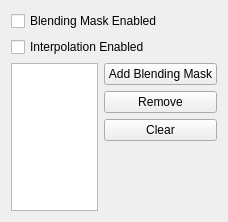
<?xml version="1.0" encoding="UTF-8"?>
<ui version="4.0">
 <class>BlendingMaskWidget</class>
 <widget class="QWidget" name="BlendingMaskWidget">
  <property name="geometry">
   <rect>
    <x>0</x>
    <y>0</y>
    <width>228</width>
    <height>222</height>
   </rect>
  </property>
  <property name="windowTitle">
   <string>Blending mask</string>
  </property>
  <layout class="QVBoxLayout" name="verticalLayout_3">
   <item>
    <widget class="QCheckBox" name="checkEnableBlendingMask">
     <property name="text">
      <string>Blending Mask Enabled</string>
     </property>
    </widget>
   </item>
   <item>
    <widget class="QCheckBox" name="checkEnableInterpolation">
     <property name="text">
      <string>Interpolation Enabled</string>
     </property>
    </widget>
   </item>
   <item>
    <layout class="QHBoxLayout" name="horizontalLayout">
     <item>
      <widget class="QListWidget" name="listFrames"/>
     </item>
     <item>
      <layout class="QVBoxLayout" name="verticalLayout">
       <item>
        <widget class="QPushButton" name="addBlendingMaskButton">
         <property name="sizePolicy">
          <sizepolicy hsizetype="Preferred" vsizetype="Fixed">
           <horstretch>0</horstretch>
           <verstretch>0</verstretch>
          </sizepolicy>
         </property>
         <property name="minimumSize">
          <size>
           <width>0</width>
           <height>0</height>
          </size>
         </property>
         <property name="maximumSize">
          <size>
           <width>16777215</width>
           <height>16777215</height>
          </size>
         </property>
         <property name="focusPolicy">
          <enum>Qt::StrongFocus</enum>
         </property>
         <property name="text">
          <string>Add Blending Mask</string>
         </property>
        </widget>
       </item>
       <item>
        <widget class="QPushButton" name="removeFrameButton">
         <property name="text">
          <string>Remove</string>
         </property>
        </widget>
       </item>
       <item>
        <widget class="QPushButton" name="clearFramesButton">
         <property name="text">
          <string>Clear</string>
         </property>
        </widget>
       </item>
       <item>
        <spacer name="verticalSpacer">
         <property name="orientation">
          <enum>Qt::Vertical</enum>
         </property>
         <property name="sizeHint" stdset="0">
          <size>
           <width>20</width>
           <height>40</height>
          </size>
         </property>
        </spacer>
       </item>
      </layout>
     </item>
    </layout>
   </item>
  </layout>
 </widget>
 <resources/>
 <connections/>
</ui>
